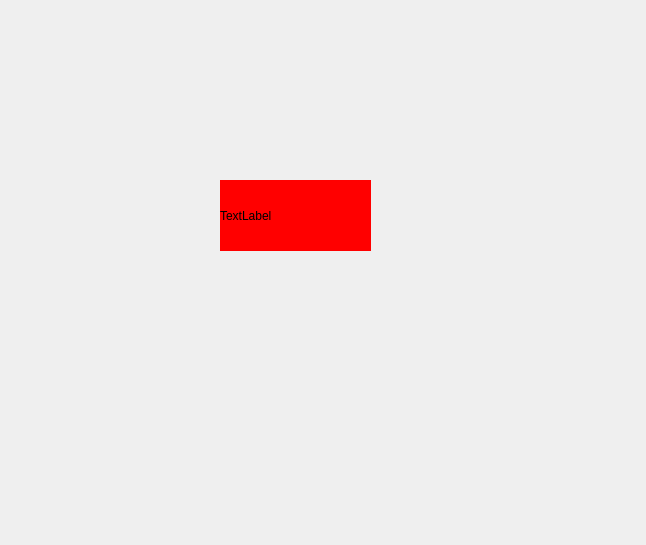
<?xml version="1.0" encoding="UTF-8"?>
<ui version="4.0">
 <class>Form</class>
 <widget class="QWidget" name="Form">
  <property name="geometry">
   <rect>
    <x>0</x>
    <y>0</y>
    <width>646</width>
    <height>545</height>
   </rect>
  </property>
  <property name="windowTitle">
   <string>Form</string>
  </property>
  <widget class="QLabel" name="label">
   <property name="geometry">
    <rect>
     <x>220</x>
     <y>180</y>
     <width>151</width>
     <height>71</height>
    </rect>
   </property>
   <property name="styleSheet">
    <string notr="true">background-color: red</string>
   </property>
   <property name="text">
    <string>TextLabel</string>
   </property>
  </widget>
 </widget>
 <resources/>
 <connections/>
</ui>
